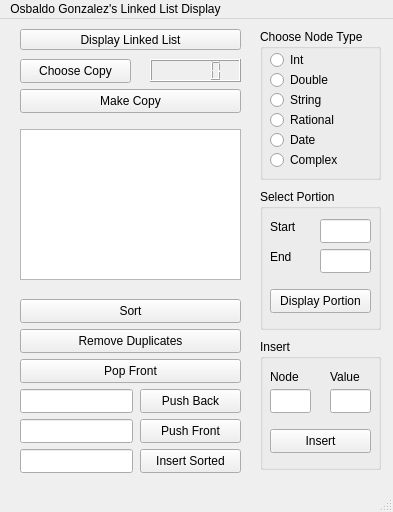
<?xml version="1.0" encoding="UTF-8"?>
<ui version="4.0">
 <class>MainWindow</class>
 <widget class="QMainWindow" name="MainWindow">
  <property name="geometry">
   <rect>
    <x>0</x>
    <y>0</y>
    <width>393</width>
    <height>512</height>
   </rect>
  </property>
  <property name="windowTitle">
   <string>MainWindow</string>
  </property>
  <widget class="QWidget" name="centralwidget">
   <widget class="QPushButton" name="pushFront_PushButton">
    <property name="geometry">
     <rect>
      <x>140</x>
      <y>400</y>
      <width>101</width>
      <height>24</height>
     </rect>
    </property>
    <property name="text">
     <string>Push Front</string>
    </property>
   </widget>
   <widget class="QPushButton" name="displayList_PushButton">
    <property name="geometry">
     <rect>
      <x>20</x>
      <y>10</y>
      <width>221</width>
      <height>21</height>
     </rect>
    </property>
    <property name="text">
     <string>Display Linked List</string>
    </property>
   </widget>
   <widget class="QGroupBox" name="selectPortion_GroupBox">
    <property name="geometry">
     <rect>
      <x>260</x>
      <y>170</y>
      <width>121</width>
      <height>141</height>
     </rect>
    </property>
    <property name="title">
     <string>Select Portion</string>
    </property>
    <widget class="QLabel" name="start_Label">
     <property name="geometry">
      <rect>
       <x>10</x>
       <y>30</y>
       <width>58</width>
       <height>16</height>
      </rect>
     </property>
     <property name="text">
      <string>Start</string>
     </property>
    </widget>
    <widget class="QLineEdit" name="endInputPortionList_LineEdit">
     <property name="geometry">
      <rect>
       <x>60</x>
       <y>60</y>
       <width>51</width>
       <height>24</height>
      </rect>
     </property>
    </widget>
    <widget class="QLineEdit" name="startInputPortionList_LineEdit">
     <property name="geometry">
      <rect>
       <x>60</x>
       <y>30</y>
       <width>51</width>
       <height>24</height>
      </rect>
     </property>
    </widget>
    <widget class="QLabel" name="end_Label">
     <property name="geometry">
      <rect>
       <x>10</x>
       <y>60</y>
       <width>58</width>
       <height>16</height>
      </rect>
     </property>
     <property name="text">
      <string>End</string>
     </property>
    </widget>
    <widget class="QPushButton" name="displayPortion_PushButton">
     <property name="geometry">
      <rect>
       <x>10</x>
       <y>100</y>
       <width>101</width>
       <height>24</height>
      </rect>
     </property>
     <property name="text">
      <string>Display Portion</string>
     </property>
    </widget>
   </widget>
   <widget class="QPushButton" name="chooseCopy_PushButton">
    <property name="geometry">
     <rect>
      <x>20</x>
      <y>40</y>
      <width>111</width>
      <height>24</height>
     </rect>
    </property>
    <property name="text">
     <string>Choose Copy</string>
    </property>
   </widget>
   <widget class="QLineEdit" name="pushBackInput_LineEdit">
    <property name="geometry">
     <rect>
      <x>20</x>
      <y>370</y>
      <width>113</width>
      <height>24</height>
     </rect>
    </property>
   </widget>
   <widget class="QPushButton" name="sort_PushButton">
    <property name="geometry">
     <rect>
      <x>20</x>
      <y>280</y>
      <width>221</width>
      <height>24</height>
     </rect>
    </property>
    <property name="text">
     <string>Sort</string>
    </property>
   </widget>
   <widget class="QTextEdit" name="listOutput_TextEdit">
    <property name="geometry">
     <rect>
      <x>20</x>
      <y>110</y>
      <width>221</width>
      <height>151</height>
     </rect>
    </property>
   </widget>
   <widget class="QPushButton" name="insertSorted_PushButton">
    <property name="geometry">
     <rect>
      <x>140</x>
      <y>430</y>
      <width>101</width>
      <height>24</height>
     </rect>
    </property>
    <property name="text">
     <string>Insert Sorted</string>
    </property>
   </widget>
   <widget class="QLCDNumber" name="currentCopyNum_LCDNumber">
    <property name="geometry">
     <rect>
      <x>150</x>
      <y>40</y>
      <width>91</width>
      <height>23</height>
     </rect>
    </property>
   </widget>
   <widget class="QPushButton" name="makeCopy_PushButton">
    <property name="geometry">
     <rect>
      <x>20</x>
      <y>70</y>
      <width>221</width>
      <height>24</height>
     </rect>
    </property>
    <property name="text">
     <string>Make Copy</string>
    </property>
   </widget>
   <widget class="QGroupBox" name="insert_GroupBox">
    <property name="geometry">
     <rect>
      <x>260</x>
      <y>320</y>
      <width>121</width>
      <height>131</height>
     </rect>
    </property>
    <property name="title">
     <string>Insert</string>
    </property>
    <widget class="QLabel" name="value_Label">
     <property name="geometry">
      <rect>
       <x>70</x>
       <y>30</y>
       <width>41</width>
       <height>16</height>
      </rect>
     </property>
     <property name="text">
      <string>Value</string>
     </property>
    </widget>
    <widget class="QLabel" name="node_Label">
     <property name="geometry">
      <rect>
       <x>10</x>
       <y>30</y>
       <width>58</width>
       <height>16</height>
      </rect>
     </property>
     <property name="text">
      <string>Node</string>
     </property>
    </widget>
    <widget class="QLineEdit" name="insertValueInput_LineEdit">
     <property name="geometry">
      <rect>
       <x>70</x>
       <y>50</y>
       <width>41</width>
       <height>24</height>
      </rect>
     </property>
    </widget>
    <widget class="QLineEdit" name="insertNodeInput_LineEdit">
     <property name="geometry">
      <rect>
       <x>10</x>
       <y>50</y>
       <width>41</width>
       <height>24</height>
      </rect>
     </property>
    </widget>
    <widget class="QPushButton" name="insert_PushButton">
     <property name="geometry">
      <rect>
       <x>10</x>
       <y>90</y>
       <width>101</width>
       <height>24</height>
      </rect>
     </property>
     <property name="text">
      <string>Insert</string>
     </property>
    </widget>
   </widget>
   <widget class="QPushButton" name="popFront_PushButton">
    <property name="geometry">
     <rect>
      <x>20</x>
      <y>340</y>
      <width>221</width>
      <height>24</height>
     </rect>
    </property>
    <property name="text">
     <string>Pop Front</string>
    </property>
   </widget>
   <widget class="QLineEdit" name="pushFrontInput_LineEdit">
    <property name="geometry">
     <rect>
      <x>20</x>
      <y>400</y>
      <width>113</width>
      <height>24</height>
     </rect>
    </property>
   </widget>
   <widget class="QLineEdit" name="insertSortedInput_LineEdit">
    <property name="geometry">
     <rect>
      <x>20</x>
      <y>430</y>
      <width>113</width>
      <height>24</height>
     </rect>
    </property>
   </widget>
   <widget class="QPushButton" name="pushBack_PushButton">
    <property name="geometry">
     <rect>
      <x>140</x>
      <y>370</y>
      <width>101</width>
      <height>24</height>
     </rect>
    </property>
    <property name="text">
     <string>Push Back</string>
    </property>
   </widget>
   <widget class="QPushButton" name="removeDuplicates_PushButton">
    <property name="geometry">
     <rect>
      <x>20</x>
      <y>310</y>
      <width>221</width>
      <height>24</height>
     </rect>
    </property>
    <property name="text">
     <string>Remove Duplicates</string>
    </property>
   </widget>
   <widget class="QGroupBox" name="nodeType_GroupBox">
    <property name="geometry">
     <rect>
      <x>260</x>
      <y>10</y>
      <width>121</width>
      <height>151</height>
     </rect>
    </property>
    <property name="title">
     <string>Choose Node Type</string>
    </property>
    <widget class="QRadioButton" name="complex_RadioButton">
     <property name="geometry">
      <rect>
       <x>10</x>
       <y>120</y>
       <width>100</width>
       <height>22</height>
      </rect>
     </property>
     <property name="text">
      <string>Complex</string>
     </property>
    </widget>
    <widget class="QRadioButton" name="string_RadioButton">
     <property name="geometry">
      <rect>
       <x>10</x>
       <y>60</y>
       <width>100</width>
       <height>22</height>
      </rect>
     </property>
     <property name="text">
      <string>String</string>
     </property>
    </widget>
    <widget class="QRadioButton" name="double_RadioButton">
     <property name="geometry">
      <rect>
       <x>10</x>
       <y>40</y>
       <width>100</width>
       <height>22</height>
      </rect>
     </property>
     <property name="text">
      <string>Double</string>
     </property>
    </widget>
    <widget class="QRadioButton" name="rational_RadioButton">
     <property name="geometry">
      <rect>
       <x>10</x>
       <y>80</y>
       <width>100</width>
       <height>22</height>
      </rect>
     </property>
     <property name="text">
      <string>Rational</string>
     </property>
    </widget>
    <widget class="QRadioButton" name="int_RadioButton">
     <property name="geometry">
      <rect>
       <x>10</x>
       <y>20</y>
       <width>100</width>
       <height>22</height>
      </rect>
     </property>
     <property name="text">
      <string>Int</string>
     </property>
    </widget>
    <widget class="QRadioButton" name="date_RadioButton">
     <property name="geometry">
      <rect>
       <x>10</x>
       <y>100</y>
       <width>100</width>
       <height>22</height>
      </rect>
     </property>
     <property name="text">
      <string>Date</string>
     </property>
    </widget>
   </widget>
  </widget>
  <widget class="QMenuBar" name="menubar">
   <property name="geometry">
    <rect>
     <x>0</x>
     <y>0</y>
     <width>393</width>
     <height>21</height>
    </rect>
   </property>
   <widget class="QMenu" name="menuOsbaldo_Gonzalez_s_Linked_List_Display">
    <property name="title">
     <string>Osbaldo Gonzalez's Linked List Display</string>
    </property>
   </widget>
   <addaction name="menuOsbaldo_Gonzalez_s_Linked_List_Display"/>
  </widget>
  <widget class="QStatusBar" name="statusbar"/>
 </widget>
 <resources/>
 <connections/>
</ui>
